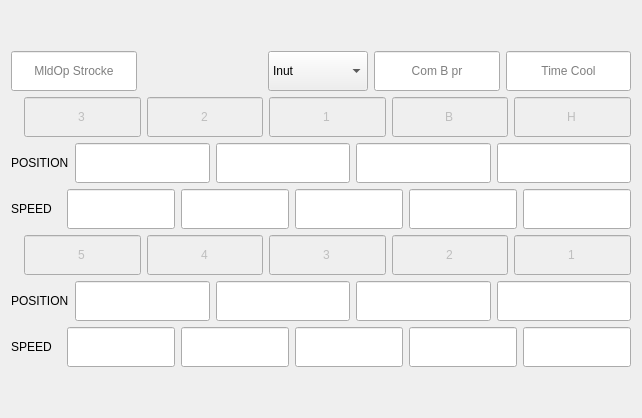
              <widget class="QWidget" name="tab_9">
               <attribute name="title">
                <string>Operating Mold </string>
               </attribute>
               <layout class="QVBoxLayout" name="verticalLayout_16">
                <item>
                 <spacer name="verticalSpacer_16">
                  <property name="orientation">
                   <enum>Qt::Vertical</enum>
                  </property>
                  <property name="sizeHint" stdset="0">
                   <size>
                    <width>20</width>
                    <height>40</height>
                   </size>
                  </property>
                 </spacer>
                </item>
                <item>
                 <layout class="QHBoxLayout" name="horizontalLayout_3">
                  <item>
                   <widget class="QLineEdit" name="lineEdit_97">
                    <property name="minimumSize">
                     <size>
                      <width>40</width>
                      <height>40</height>
                     </size>
                    </property>
                    <property name="alignment">
                     <set>Qt::AlignCenter</set>
                    </property>
                    <property name="placeholderText">
                     <string>MldOp Strocke</string>
                    </property>
                   </widget>
                  </item>
                  <item>
                   <spacer name="horizontalSpacer">
                    <property name="orientation">
                     <enum>Qt::Horizontal</enum>
                    </property>
                    <property name="sizeHint" stdset="0">
                     <size>
                      <width>40</width>
                      <height>20</height>
                     </size>
                    </property>
                   </spacer>
                  </item>
                  <item>
                   <widget class="QComboBox" name="comboBox">
                    <property name="minimumSize">
                     <size>
                      <width>100</width>
                      <height>40</height>
                     </size>
                    </property>
                    <property name="toolTip">
                     <string>Com Accl</string>
                    </property>
                    <property name="sizeAdjustPolicy">
                     <enum>QComboBox::AdjustToContentsOnFirstShow</enum>
                    </property>
                    <item>
                     <property name="text">
                      <string>Inut</string>
                     </property>
                    </item>
                    <item>
                     <property name="text">
                      <string>Util</string>
                     </property>
                    </item>
                   </widget>
                  </item>
                  <item>
                   <widget class="QLineEdit" name="lineEdit_99">
                    <property name="minimumSize">
                     <size>
                      <width>40</width>
                      <height>40</height>
                     </size>
                    </property>
                    <property name="alignment">
                     <set>Qt::AlignCenter</set>
                    </property>
                    <property name="placeholderText">
                     <string>Com B pr</string>
                    </property>
                   </widget>
                  </item>
                  <item>
                   <widget class="QLineEdit" name="lineEdit_100">
                    <property name="minimumSize">
                     <size>
                      <width>40</width>
                      <height>40</height>
                     </size>
                    </property>
                    <property name="alignment">
                     <set>Qt::AlignCenter</set>
                    </property>
                    <property name="placeholderText">
                     <string>Time Cool</string>
                    </property>
                   </widget>
                  </item>
                 </layout>
                </item>
                <item>
                 <layout class="QHBoxLayout" name="horizontalLayout_25">
                  <item>
                   <widget class="QLabel" name="label_11">
                    <property name="text">
                     <string/>
                    </property>
                   </widget>
                  </item>
                  <item>
                   <widget class="QLineEdit" name="lineEdit_133">
                    <property name="enabled">
                     <bool>false</bool>
                    </property>
                    <property name="minimumSize">
                     <size>
                      <width>40</width>
                      <height>40</height>
                     </size>
                    </property>
                    <property name="text">
                     <string>3</string>
                    </property>
                    <property name="alignment">
                     <set>Qt::AlignCenter</set>
                    </property>
                    <property name="placeholderText">
                     <string/>
                    </property>
                   </widget>
                  </item>
                  <item>
                   <widget class="QLineEdit" name="lineEdit_129">
                    <property name="enabled">
                     <bool>false</bool>
                    </property>
                    <property name="minimumSize">
                     <size>
                      <width>40</width>
                      <height>40</height>
                     </size>
                    </property>
                    <property name="text">
                     <string>2</string>
                    </property>
                    <property name="alignment">
                     <set>Qt::AlignCenter</set>
                    </property>
                    <property name="placeholderText">
                     <string/>
                    </property>
                   </widget>
                  </item>
                  <item>
                   <widget class="QLineEdit" name="lineEdit_130">
                    <property name="enabled">
                     <bool>false</bool>
                    </property>
                    <property name="minimumSize">
                     <size>
                      <width>40</width>
                      <height>40</height>
                     </size>
                    </property>
                    <property name="text">
                     <string>1</string>
                    </property>
                    <property name="alignment">
                     <set>Qt::AlignCenter</set>
                    </property>
                    <property name="placeholderText">
                     <string/>
                    </property>
                   </widget>
                  </item>
                  <item>
                   <widget class="QLineEdit" name="lineEdit_131">
                    <property name="enabled">
                     <bool>false</bool>
                    </property>
                    <property name="minimumSize">
                     <size>
                      <width>40</width>
                      <height>40</height>
                     </size>
                    </property>
                    <property name="text">
                     <string>B</string>
                    </property>
                    <property name="alignment">
                     <set>Qt::AlignCenter</set>
                    </property>
                    <property name="placeholderText">
                     <string/>
                    </property>
                   </widget>
                  </item>
                  <item>
                   <widget class="QLineEdit" name="lineEdit_132">
                    <property name="enabled">
                     <bool>false</bool>
                    </property>
                    <property name="minimumSize">
                     <size>
                      <width>40</width>
                      <height>40</height>
                     </size>
                    </property>
                    <property name="text">
                     <string>H</string>
                    </property>
                    <property name="alignment">
                     <set>Qt::AlignCenter</set>
                    </property>
                    <property name="placeholderText">
                     <string/>
                    </property>
                   </widget>
                  </item>
                 </layout>
                </item>
                <item>
                 <layout class="QHBoxLayout" name="horizontalLayout_23">
                  <item>
                   <widget class="QLabel" name="label_9">
                    <property name="minimumSize">
                     <size>
                      <width>50</width>
                      <height>0</height>
                     </size>
                    </property>
                    <property name="text">
                     <string>POSITION</string>
                    </property>
                   </widget>
                  </item>
                  <item>
                   <widget class="QLineEdit" name="lineEdit_115">
                    <property name="minimumSize">
                     <size>
                      <width>40</width>
                      <height>40</height>
                     </size>
                    </property>
                    <property name="alignment">
                     <set>Qt::AlignCenter</set>
                    </property>
                    <property name="placeholderText">
                     <string/>
                    </property>
                   </widget>
                  </item>
                  <item>
                   <widget class="QLineEdit" name="lineEdit_116">
                    <property name="minimumSize">
                     <size>
                      <width>40</width>
                      <height>40</height>
                     </size>
                    </property>
                    <property name="alignment">
                     <set>Qt::AlignCenter</set>
                    </property>
                    <property name="placeholderText">
                     <string/>
                    </property>
                   </widget>
                  </item>
                  <item>
                   <widget class="QLineEdit" name="lineEdit_117">
                    <property name="minimumSize">
                     <size>
                      <width>40</width>
                      <height>40</height>
                     </size>
                    </property>
                    <property name="alignment">
                     <set>Qt::AlignCenter</set>
                    </property>
                    <property name="placeholderText">
                     <string/>
                    </property>
                   </widget>
                  </item>
                  <item>
                   <widget class="QLineEdit" name="lineEdit_118">
                    <property name="minimumSize">
                     <size>
                      <width>40</width>
                      <height>40</height>
                     </size>
                    </property>
                    <property name="alignment">
                     <set>Qt::AlignCenter</set>
                    </property>
                    <property name="placeholderText">
                     <string/>
                    </property>
                   </widget>
                  </item>
                 </layout>
                </item>
                <item>
                 <layout class="QHBoxLayout" name="horizontalLayout_24">
                  <item>
                   <widget class="QLabel" name="label_10">
                    <property name="minimumSize">
                     <size>
                      <width>50</width>
                      <height>0</height>
                     </size>
                    </property>
                    <property name="text">
                     <string>SPEED</string>
                    </property>
                   </widget>
                  </item>
                  <item>
                   <widget class="QLineEdit" name="lineEdit_119">
                    <property name="minimumSize">
                     <size>
                      <width>40</width>
                      <height>40</height>
                     </size>
                    </property>
                    <property name="alignment">
                     <set>Qt::AlignCenter</set>
                    </property>
                    <property name="placeholderText">
                     <string/>
                    </property>
                   </widget>
                  </item>
                  <item>
                   <widget class="QLineEdit" name="lineEdit_120">
                    <property name="minimumSize">
                     <size>
                      <width>40</width>
                      <height>40</height>
                     </size>
                    </property>
                    <property name="alignment">
                     <set>Qt::AlignCenter</set>
                    </property>
                    <property name="placeholderText">
                     <string/>
                    </property>
                   </widget>
                  </item>
                  <item>
                   <widget class="QLineEdit" name="lineEdit_121">
                    <property name="minimumSize">
                     <size>
                      <width>40</width>
                      <height>40</height>
                     </size>
                    </property>
                    <property name="alignment">
                     <set>Qt::AlignCenter</set>
                    </property>
                    <property name="placeholderText">
                     <string/>
                    </property>
                   </widget>
                  </item>
                  <item>
                   <widget class="QLineEdit" name="lineEdit_122">
                    <property name="minimumSize">
                     <size>
                      <width>40</width>
                      <height>40</height>
                     </size>
                    </property>
                    <property name="alignment">
                     <set>Qt::AlignCenter</set>
                    </property>
                    <property name="placeholderText">
                     <string/>
                    </property>
                   </widget>
                  </item>
                  <item>
                   <widget class="QLineEdit" name="lineEdit_123">
                    <property name="minimumSize">
                     <size>
                      <width>40</width>
                      <height>40</height>
                     </size>
                    </property>
                    <property name="alignment">
                     <set>Qt::AlignCenter</set>
                    </property>
                    <property name="placeholderText">
                     <string/>
                    </property>
                   </widget>
                  </item>
                 </layout>
                </item>
                <item>
                 <layout class="QHBoxLayout" name="horizontalLayout_26">
                  <item>
                   <widget class="QLabel" name="label_12">
                    <property name="text">
                     <string/>
                    </property>
                   </widget>
                  </item>
                  <item>
                   <widget class="QLineEdit" name="lineEdit_134">
                    <property name="enabled">
                     <bool>false</bool>
                    </property>
                    <property name="minimumSize">
                     <size>
                      <width>40</width>
                      <height>40</height>
                     </size>
                    </property>
                    <property name="text">
                     <string>5</string>
                    </property>
                    <property name="alignment">
                     <set>Qt::AlignCenter</set>
                    </property>
                    <property name="placeholderText">
                     <string/>
                    </property>
                   </widget>
                  </item>
                  <item>
                   <widget class="QLineEdit" name="lineEdit_135">
                    <property name="enabled">
                     <bool>false</bool>
                    </property>
                    <property name="minimumSize">
                     <size>
                      <width>40</width>
                      <height>40</height>
                     </size>
                    </property>
                    <property name="text">
                     <string>4</string>
                    </property>
                    <property name="alignment">
                     <set>Qt::AlignCenter</set>
                    </property>
                    <property name="placeholderText">
                     <string/>
                    </property>
                   </widget>
                  </item>
                  <item>
                   <widget class="QLineEdit" name="lineEdit_136">
                    <property name="enabled">
                     <bool>false</bool>
                    </property>
                    <property name="minimumSize">
                     <size>
                      <width>40</width>
                      <height>40</height>
                     </size>
                    </property>
                    <property name="text">
                     <string>3</string>
                    </property>
                    <property name="alignment">
                     <set>Qt::AlignCenter</set>
                    </property>
                    <property name="placeholderText">
                     <string/>
                    </property>
                   </widget>
                  </item>
                  <item>
                   <widget class="QLineEdit" name="lineEdit_137">
                    <property name="enabled">
                     <bool>false</bool>
                    </property>
                    <property name="minimumSize">
                     <size>
                      <width>40</width>
                      <height>40</height>
                     </size>
                    </property>
                    <property name="text">
                     <string>2</string>
                    </property>
                    <property name="alignment">
                     <set>Qt::AlignCenter</set>
                    </property>
                    <property name="placeholderText">
                     <string/>
                    </property>
                   </widget>
                  </item>
                  <item>
                   <widget class="QLineEdit" name="lineEdit_138">
                    <property name="enabled">
                     <bool>false</bool>
                    </property>
                    <property name="minimumSize">
                     <size>
                      <width>40</width>
                      <height>40</height>
                     </size>
                    </property>
                    <property name="text">
                     <string>1</string>
                    </property>
                    <property name="alignment">
                     <set>Qt::AlignCenter</set>
                    </property>
                    <property name="placeholderText">
                     <string/>
                    </property>
                   </widget>
                  </item>
                 </layout>
                </item>
                <item>
                 <layout class="QHBoxLayout" name="horizontalLayout_21">
                  <item>
                   <widget class="QLabel" name="label_7">
                    <property name="minimumSize">
                     <size>
                      <width>50</width>
                      <height>0</height>
                     </size>
                    </property>
                    <property name="text">
                     <string>POSITION</string>
                    </property>
                   </widget>
                  </item>
                  <item>
                   <widget class="QLineEdit" name="lineEdit_106">
                    <property name="minimumSize">
                     <size>
                      <width>40</width>
                      <height>40</height>
                     </size>
                    </property>
                    <property name="alignment">
                     <set>Qt::AlignCenter</set>
                    </property>
                    <property name="placeholderText">
                     <string/>
                    </property>
                   </widget>
                  </item>
                  <item>
                   <widget class="QLineEdit" name="lineEdit_107">
                    <property name="minimumSize">
                     <size>
                      <width>40</width>
                      <height>40</height>
                     </size>
                    </property>
                    <property name="alignment">
                     <set>Qt::AlignCenter</set>
                    </property>
                    <property name="placeholderText">
                     <string/>
                    </property>
                   </widget>
                  </item>
                  <item>
                   <widget class="QLineEdit" name="lineEdit_108">
                    <property name="minimumSize">
                     <size>
                      <width>40</width>
                      <height>40</height>
                     </size>
                    </property>
                    <property name="alignment">
                     <set>Qt::AlignCenter</set>
                    </property>
                    <property name="placeholderText">
                     <string/>
                    </property>
                   </widget>
                  </item>
                  <item>
                   <widget class="QLineEdit" name="lineEdit_109">
                    <property name="minimumSize">
                     <size>
                      <width>40</width>
                      <height>40</height>
                     </size>
                    </property>
                    <property name="alignment">
                     <set>Qt::AlignCenter</set>
                    </property>
                    <property name="placeholderText">
                     <string/>
                    </property>
                   </widget>
                  </item>
                 </layout>
                </item>
                <item>
                 <layout class="QHBoxLayout" name="horizontalLayout_22">
                  <item>
                   <widget class="QLabel" name="label_8">
                    <property name="minimumSize">
                     <size>
                      <width>50</width>
                      <height>0</height>
                     </size>
                    </property>
                    <property name="text">
                     <string>SPEED</string>
                    </property>
                   </widget>
                  </item>
                  <item>
                   <widget class="QLineEdit" name="lineEdit_110">
                    <property name="minimumSize">
                     <size>
                      <width>40</width>
                      <height>40</height>
                     </size>
                    </property>
                    <property name="alignment">
                     <set>Qt::AlignCenter</set>
                    </property>
                    <property name="placeholderText">
                     <string/>
                    </property>
                   </widget>
                  </item>
                  <item>
                   <widget class="QLineEdit" name="lineEdit_111">
                    <property name="minimumSize">
                     <size>
                      <width>40</width>
                      <height>40</height>
                     </size>
                    </property>
                    <property name="alignment">
                     <set>Qt::AlignCenter</set>
                    </property>
                    <property name="placeholderText">
                     <string/>
                    </property>
                   </widget>
                  </item>
                  <item>
                   <widget class="QLineEdit" name="lineEdit_114">
                    <property name="minimumSize">
                     <size>
                      <width>40</width>
                      <height>40</height>
                     </size>
                    </property>
                    <property name="alignment">
                     <set>Qt::AlignCenter</set>
                    </property>
                    <property name="placeholderText">
                     <string/>
                    </property>
                   </widget>
                  </item>
                  <item>
                   <widget class="QLineEdit" name="lineEdit_112">
                    <property name="minimumSize">
                     <size>
                      <width>40</width>
                      <height>40</height>
                     </size>
                    </property>
                    <property name="alignment">
                     <set>Qt::AlignCenter</set>
                    </property>
                    <property name="placeholderText">
                     <string/>
                    </property>
                   </widget>
                  </item>
                  <item>
                   <widget class="QLineEdit" name="lineEdit_113">
                    <property name="minimumSize">
                     <size>
                      <width>40</width>
                      <height>40</height>
                     </size>
                    </property>
                    <property name="alignment">
                     <set>Qt::AlignCenter</set>
                    </property>
                    <property name="placeholderText">
                     <string/>
                    </property>
                   </widget>
                  </item>
                 </layout>
                </item>
                <item>
                 <spacer name="verticalSpacer_2">
                  <property name="orientation">
                   <enum>Qt::Vertical</enum>
                  </property>
                  <property name="sizeHint" stdset="0">
                   <size>
                    <width>20</width>
                    <height>40</height>
                   </size>
                  </property>
                 </spacer>
                </item>
               </layout>
              </widget>
